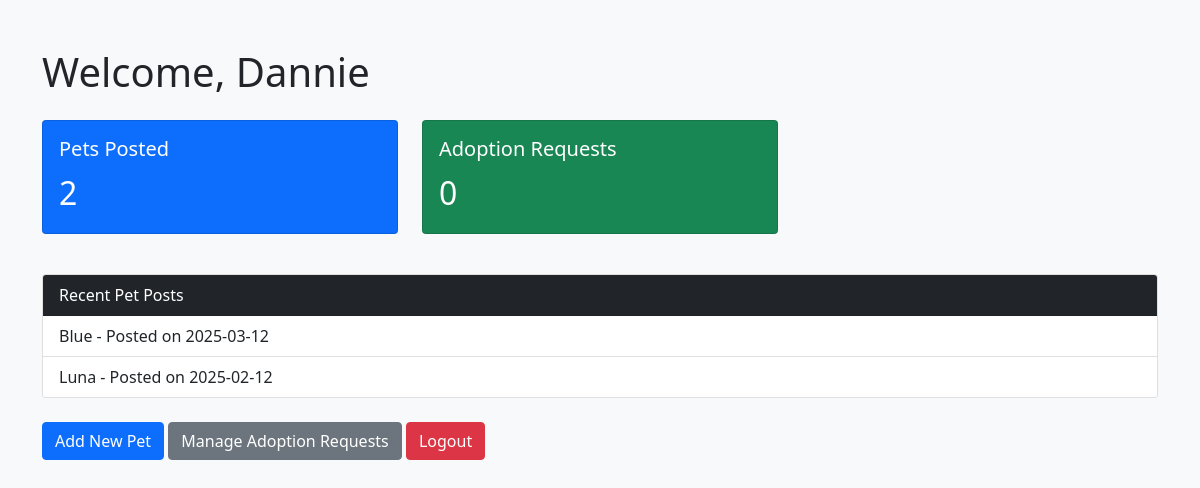
The app's page /public/staff/provider/provider_dashboard.php (signed in), older data.
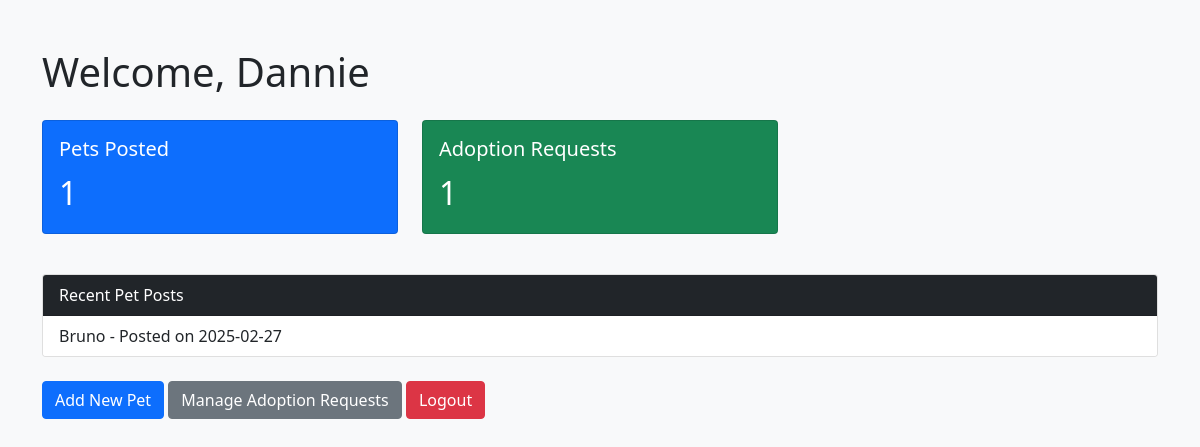
The same page, newer data.
### tables this page shows
CREATE TABLE `pet` (
  `pet_id` int(5) NOT NULL,
  `pet_name` varchar(20) NOT NULL,
  `location` varchar(50) NOT NULL,
  `pet_type` varchar(20) NOT NULL,
  `post_date` date NOT NULL,
  `description` text NOT NULL
);

### public/staff/provider/provider_dashboard.php (the view, shortened to what this page needs)
<?php require_once("../../../private/functions/initialization.php") ?>
<?php
      $user_name = $_SESSION['user_name'];
      $userQuery = "SELECT user_id FROM user WHERE user_name = '$user_name'";
      $userResult = mysqli_query($connection, $userQuery);
      $userData = mysqli_fetch_assoc($userResult);
      $user_id = $userData['user_id'];
      $petCountQuery = "SELECT COUNT(*) AS pet_count FROM provide_records WHERE user_id = '$user_id'";
      $petCountResult = mysqli_query($connection, $petCountQuery);
      $petCount = mysqli_fetch_assoc($petCountResult)['pet_count'];
      $adoptionRequestCountQuery = "SELECT COUNT(*) AS adoption_request_count FROM adoption_records ar JOIN provide_records pr ON ar.pet_id = pr.pet_id WHERE pr.user_id = '$user_id'";
      $adoptionRequestCountResult = mysqli_query($connection, $adoptionRequestCountQuery);
      $adoptionRequestCount = mysqli_fetch_assoc($adoptionRequestCountResult)['adoption_request_count'];
      $recentPetsQuery = "SELECT pet.pet_name, pet.post_date
                    FROM provide_records
                    JOIN pet ON provide_records.pet_id = pet.pet_id
                    WHERE provide_records.user_id = '$user_id'
                    ORDER BY pet.post_date DESC
                    LIMIT 3";
      $recentPetsResult = mysqli_query($connection, $recentPetsQuery);
?>
<!DOCTYPE html>
<html lang="en">
<head>
    <link href="https://cdn.jsdelivr.net/npm/bootstrap@5.1.0/dist/css/bootstrap.min.css" rel="stylesheet">
</head>
<body class="bg-light">
<div class="container mt-5">
    <h1 class="mb-4">Welcome, <?= htmlspecialchars($user_name) ?></h1>
    <div class="row">
        <div class="col-md-4">
            <div class="card text-white bg-primary mb-3">
                <div class="card-body">
                    <h5 class="card-title">Pets Posted</h5>
                    <p class="card-text fs-2"><?= $petCount ?></p>
                </div>
            </div>
        </div>
        <div class="col-md-4">
            <div class="card text-white bg-success mb-3">
                <div class="card-body">
                    <h5 class="card-title">Adoption Requests</h5>
                    <p class="card-text fs-2"><?= $adoptionRequestCount ?></p>
                </div>
            </div>
        </div>
    </div>
    <div class="card mt-4">
        <div class="card-header bg-dark text-white">Recent Pet Posts</div>
        <ul class="list-group list-group-flush">
            <?php while ($pet = mysqli_fetch_assoc($recentPetsResult)) : ?>
                <li class="list-group-item">
                    <?= htmlspecialchars($pet['pet_name']) ?> - Posted on <?= htmlspecialchars($pet['post_date']) ?>
                </li>
            <?php endwhile; ?>
        </ul>
    </div>
    <div class="mt-4">
        <a href="post_pet.php" class="btn btn-primary">Add New Pet</a>
        <a href="adoption_requests.php" class="btn btn-secondary">Manage Adoption Requests</a>
        <a href="../general/logout.php" class="btn btn-danger">Logout</a>
    </div>
</div>
</body>
</html>

Row changes from the older to the newer data that the page shows:
no longer on this page (row edited): pet: pet_name "Blue", post_date "2025-03-12"
no longer on this page (row edited): pet: pet_name "Luna", post_date "2025-02-12"
now on this page (row edited): pet: pet_name "Bruno", post_date "2025-02-27"
Text that changed along with them:
$petCount: "2" → "1"
$adoptionRequestCount: "0" → "1"
